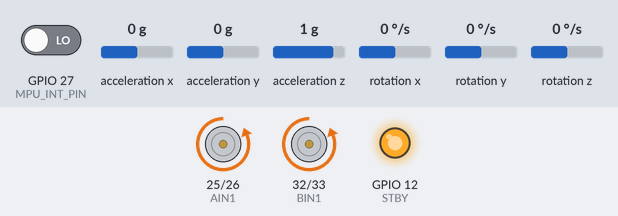
The sketch below on a simulated ESP32. Parts: motor-driver pin pairs drawn as motors (green arrow = first pin HIGH = forward, orange = second pin HIGH = backward, longer = more drive, scaled by the enable pin, stopped while the standby pin is LOW), output pins drawn as LEDs (lit = HIGH). The test bench sets the inputs (shaded band); at power-on: acceleration x 0 g, acceleration y 0 g, GPIO 27 (MPU_INT_PIN) LOW, acceleration z 1 g, rotation x 0 °/s, rotation y 0 °/s, rotation z 0 °/s. The sensor or clock chip raises its interrupt line as the real part does; what the sketch prints to the serial monitor is not drawn.

Above: at 1.7 s.
1.8 s: acceleration x set to -1.4 g
At 2.1 s:
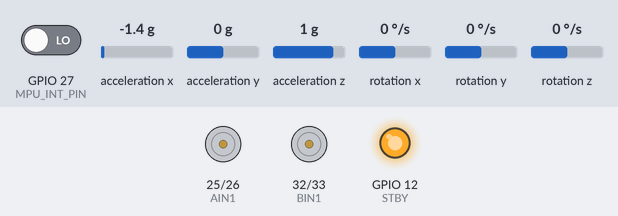
3.3 s: acceleration x set to -0.7 g
4.8 s: acceleration x set to -0.4 g
At 5.6 s:
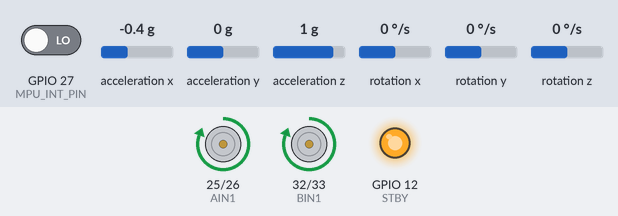
6.3 s: acceleration y set to -0.8 g
At 6.7 s:
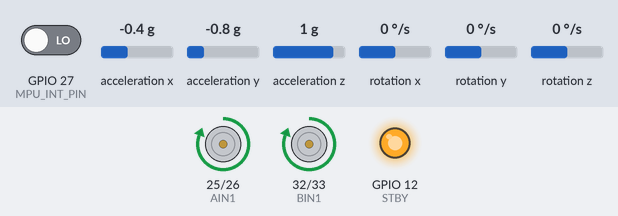
7.8 s: acceleration x set to 0 g
9.9 s: acceleration x set to -0.8 g
At 10.7 s:
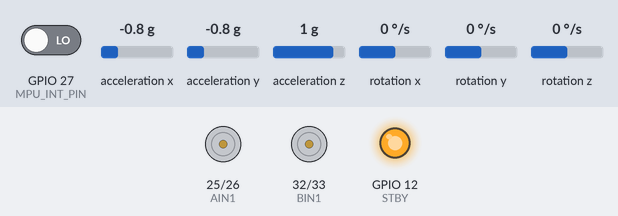
Timing chart, 0 to 12.4 s (numbered marks = the images above; inputs shaded):
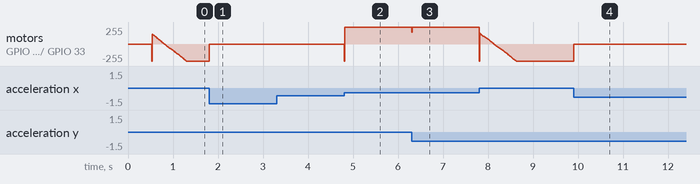

The sketch:

ESP_32_self_balancing_robot.ino
```cpp
/*
 * ESP32 Self-Balancing Robot
 *
 * MPU6050 + DMP + PID + TB6612FNG
 *
 * Based on the original Arduino Uno code.
 *
 * Control:
 * MPU6050 -> Pitch angle -> PID -> Motor PWM
 *
 * Hardware:
 * ESP32
 * MPU6050
 * TB6612FNG
 * 2 x DC geared motors
 */

#include <Arduino.h>
#include <Wire.h>
#include "I2Cdev.h"
#include <PID_v1.h>
#include "MPU6050_6Axis_MotionApps20.h"

// MPU6050


MPU6050 mpu;

// MPU control/status variables
bool dmpReady = false;

uint8_t mpuIntStatus;
uint8_t devStatus;

uint16_t packetSize;
uint16_t fifoCount;

uint8_t fifoBuffer[64];

// Orientation variables
Quaternion q;
VectorFloat gravity;

float ypr[3];

// MPU6050 INTERRUPT PIN


#define MPU_INT_PIN 27

volatile bool mpuInterrupt = false;


// ISR
void IRAM_ATTR dmpDataReady()
{
    mpuInterrupt = true;
}

// PID SETTINGS

// Original Arduino values
double setpoint = 176;

double Kp = 21;
double Kd = 0.8;
double Ki = 140;

double input;
double output;

// PID object
PID pid(
    &input,
    &output,
    &setpoint,
    Kp,
    Ki,
    Kd,
    DIRECT
);

// TB6612FNG PIN DEFINITIONS

// Left motor
#define AIN1 25
#define AIN2 26
#define PWMA 14

// Right motor
#define BIN1 32
#define BIN2 33
#define PWMB 13

// Standby
#define STBY 12


// ESP32 PWM SETTINGS


#define PWM_FREQ 20000
#define PWM_RESOLUTION 8

#define PWM_CHANNEL_A 0
#define PWM_CHANNEL_B 1

// MOTOR FUNCTIONS


void Forward();
void Reverse();
void Stop();

// SETUP

void setup()
{
    Serial.begin(115200);


    // I2C


    Wire.begin(21, 22);

    Wire.setClock(400000);


    // Motor pins


    pinMode(AIN1, OUTPUT);
    pinMode(AIN2, OUTPUT);

    pinMode(BIN1, OUTPUT);
    pinMode(BIN2, OUTPUT);

    pinMode(STBY, OUTPUT);


    // Enable TB6612FNG
    digitalWrite(STBY, HIGH);


    // ESP32 PWM


    ledcSetup(
        PWM_CHANNEL_A,
        PWM_FREQ,
        PWM_RESOLUTION
    );

    ledcSetup(
        PWM_CHANNEL_B,
        PWM_FREQ,
        PWM_RESOLUTION
    );

    ledcAttachPin(PWMA, PWM_CHANNEL_A);
    ledcAttachPin(PWMB, PWM_CHANNEL_B);


    // Initially stop motors
    Stop();


    // MPU6050 initialization


    Serial.println(
        "Initializing I2C devices..."
    );

    mpu.initialize();


    // Check MPU6050 connection
    Serial.println(
        "Testing device connections..."
    );

    if (mpu.testConnection())
    {
        Serial.println(
            "MPU6050 connection successful"
        );
    }
    else
    {
        Serial.println(
            "MPU6050 connection failed"
        );

        while (1)
        {
            delay(100);
        }
    }


    // Initialize DMP


    Serial.println(
        "Initializing DMP..."
    );

    devStatus = mpu.dmpInitialize();


    // Gyroscope and accelerometer offsets


    mpu.setXGyroOffset(220);
    mpu.setYGyroOffset(76);
    mpu.setZGyroOffset(-85);

    mpu.setZAccelOffset(1688);


    // Check DMP initialization


    if (devStatus == 0)
    {
        Serial.println(
            "DMP initialization successful"
        );


        // Enable DMP
        mpu.setDMPEnabled(true);


        // Enable MPU interrupt


        pinMode(
            MPU_INT_PIN,
            INPUT
        );

        attachInterrupt(
            digitalPinToInterrupt(MPU_INT_PIN),
            dmpDataReady,
            RISING
        );


        // Get interrupt status
        mpuIntStatus = mpu.getIntStatus();


        // DMP is ready
        dmpReady = true;


        // Get expected packet size
        packetSize =
            mpu.dmpGetFIFOPacketSize();


        Serial.println(
            "DMP ready! Waiting for first interrupt..."
        );


        // PID setup


        pid.SetMode(AUTOMATIC);

        // Same as original code
        pid.SetSampleTime(10);

        // Motor PWM range
        pid.SetOutputLimits(-255, 255);


        Serial.println(
            "PID initialized"
        );
    }

    else
    {
        Serial.print(
            "DMP Initialization failed (code "
        );

        Serial.print(devStatus);

        Serial.println(")");
    }
}


// MAIN LOOP


void loop()
{
    // If DMP initialization failed
    if (!dmpReady)
    {
        return;
    }


    // Wait for MPU interrupt or available packet


    while (
        !mpuInterrupt &&
        fifoCount < packetSize
    )
    {


        // PID calculation


        pid.Compute();


        // Debug
        Serial.print(input);
        Serial.print(" => ");
        Serial.println(output);


        // Check robot angle


        if (
            input > 150 &&
            input < 200
        )
        {
            // Robot is in balancing range


            if (output > 0)
            {
                // Falling toward front

                Forward();
            }

            else if (output < 0)
            {
                // Falling toward back

                Reverse();
            }

            else
            {
                Stop();
            }
        }

        else
        {
            // Robot has fallen
            Stop();
        }
    }


    // Reset interrupt flag


    mpuInterrupt = false;


    // Get interrupt status
    mpuIntStatus =
        mpu.getIntStatus();


    // Get FIFO count
    fifoCount =
        mpu.getFIFOCount();


    // Check FIFO overflow


    if (
        (mpuIntStatus & 0x10) ||
        fifoCount == 1024
    )
    {
        mpu.resetFIFO();

        Serial.println(
            "FIFO overflow!"
        );
    }


    // Check if DMP data is ready


    else if (
        mpuIntStatus & 0x02
    )
    {

        // Wait until complete packet available

        while (
            fifoCount < packetSize
        )
        {
            fifoCount =
                mpu.getFIFOCount();
        }


        // Read DMP packet

        mpu.getFIFOBytes(
            fifoBuffer,
            packetSize
        );


        // Update FIFO count

        fifoCount -= packetSize;


        // Convert DMP data


        mpu.dmpGetQuaternion(
            &q,
            fifoBuffer
        );


        mpu.dmpGetGravity(
            &gravity,
            &q
        );


        mpu.dmpGetYawPitchRoll(
            ypr,
            &q,
            &gravity
        );


        // Calculate pitch angle


        input =
            ypr[1] * 180 / M_PI + 180;


        // Debug angle
        Serial.print("Angle: ");
        Serial.println(input);
    }
}


// FORWARD


void Forward()
{
    int pwm =
        constrain(
            abs((int)output),
            0,
            255
        );


    // Left motor forward
    digitalWrite(
        AIN1,
        HIGH
    );

    digitalWrite(
        AIN2,
        LOW
    );


    // Right motor forward
    digitalWrite(
        BIN1,
        HIGH
    );

    digitalWrite(
        BIN2,
        LOW
    );


    // PWM
    ledcWrite(
        PWM_CHANNEL_A,
        pwm
    );

    ledcWrite(
        PWM_CHANNEL_B,
        pwm
    );


    Serial.println("F");
}


// REVERSE


void Reverse()
{
    int pwm =
        constrain(
            abs((int)output),
            0,
            255
        );


    // Left motor reverse
    digitalWrite(
        AIN1,
        LOW
    );

    digitalWrite(
        AIN2,
        HIGH
    );


    // Right motor reverse
    digitalWrite(
        BIN1,
        LOW
    );

    digitalWrite(
        BIN2,
        HIGH
    );


    // PWM
    ledcWrite(
        PWM_CHANNEL_A,
        pwm
    );

    ledcWrite(
        PWM_CHANNEL_B,
        pwm
    );


    Serial.println("R");
}


// STOP


void Stop()
{
    digitalWrite(
        AIN1,
        LOW
    );

    digitalWrite(
        AIN2,
        LOW
    );


    digitalWrite(
        BIN1,
        LOW
    );

    digitalWrite(
        BIN2,
        LOW
    );


    ledcWrite(
        PWM_CHANNEL_A,
        0
    );

    ledcWrite(
        PWM_CHANNEL_B,
        0
    );


    Serial.println("S");
}
```

Measured:
- the behaviour switches between -0.6 and -0.5 g on acceleration x (found by bisection; images 1 and 2)
- after the input at 1.8 s, motor on GPIO 25 (AIN1) / GPIO 26 (AIN2), motor on GPIO 32 (BIN1) / GPIO 33 (BIN2): backward 255/255 → stopped at once
- after the input at 4.8 s, motor on GPIO 25 (AIN1) / GPIO 26 (AIN2), motor on GPIO 32 (BIN1) / GPIO 33 (BIN2): stopped → forward 255/255 at once
- after the input at 6.3 s, motor on GPIO 25 (AIN1) / GPIO 26 (AIN2), motor on GPIO 32 (BIN1) / GPIO 33 (BIN2): forward 255/255 → forward 177/255 at once, → forward 255/255 0.01 s later
- after the input at 9.9 s, motor on GPIO 25 (AIN1) / GPIO 26 (AIN2), motor on GPIO 32 (BIN1) / GPIO 33 (BIN2): backward 255/255 → stopped at once
